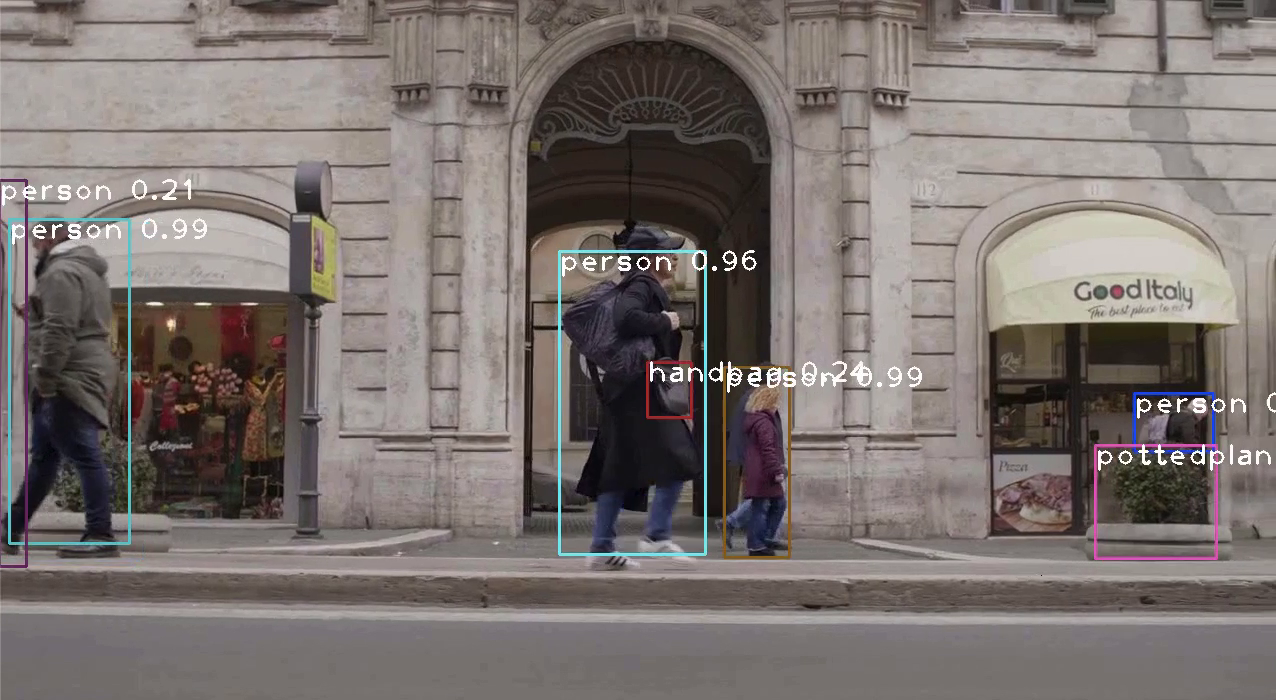
#> input picture frame 56 of Research Findings/Video_Task_UmangGoel/Screen Recording 2023-07-20 at 00.47.12.mp4, 1276 x 700 px, given in place of video.mp4, which was not available
$ jupyter execute --allow-errors task_1_Sanjith.ipynb
#> lines starting #> are read from the running program, lines starting #| are printed output that depends on the picture; after the words box and inside, x2 and y2 are one past the last pixel; in counts of white or black regions, pixels touching at a corner belong together; pictures that were not available may be replaced by others from this repository, and a replacement may not be noted
[cell 1]
# Arithmetic Operations

import cv2
import numpy as np

image1 = cv2.imread('image1.jpg')
image2 = cv2.imread('image2.jpg')

# Add Operation:
added = cv2.add(image1, image2)
added2 = cv2.addWeighted(image1, 0.5, image2, 0.4, 0)

cv2.imshow('Image 1', image1)
cv2.imshow('Image 2', image2)
cv2.imshow('add operation', added)
cv2.imshow('addWeighted', added2)
if cv2.waitKey(0):
#> (key q is pressed here)
    cv2.destroyAllWindows()

# Subtraction:

sub = cv2.subtract(image1, image2)

cv2.imshow('Image 1', image1)
cv2.imshow('Image 2', image2)
cv2.imshow('subtract operation', sub)

if cv2.waitKey(0):
#> (key q is pressed here)
    cv2.destroyAllWindows()

# Bitwise AND operation:

andOp = cv2.bitwise_and(image1, image2, mask = None)
cv2.imshow('Image 1', image1)
cv2.imshow('Image 2', image2)
cv2.imshow('Bitwise And', andOp)
cv2.waitKey(0)
if cv2.waitKey(0):
#> (key q is pressed here)
    cv2.destroyAllWindows()

# Bitwise OR operation:

cv2.imshow('Image 1', image1)
cv2.imshow('Image 2', image2)
orOp = cv2.bitwise_or(image1, image2, mask = None)
cv2.imshow('Bitwise OR', orOp)
if cv2.waitKey(0):
#> (key q is pressed here)
    cv2.destroyAllWindows()

# Bitwise NOT operation

notOp = cv2.bitwise_not(image1, mask = None)
cv2.imshow('Bitwise Not', notOp)
if cv2.waitKey(0):
#> (key q is pressed here)
    cv2.destroyAllWindows()

[cell 2]
# Geometric Transformations:

import cv2
import numpy as np

img = cv2.imread('image1.jpg')

# Scaling:

#> (the rest of this cell did not finish here and is left out)

[cell 3]
# Edge Detection

from PIL import Image, ImageFilter

#> (the rest of this cell did not finish here and is left out)

[cell 4]
# Blurring and Unblurring

import cv2
import numpy as np

image = cv2.imread('image1.jpg')

cv2.imshow('Original Image', image)
cv2.waitKey(0)

# Gaussian Blur:
#> (the rest of this cell did not finish here and is left out)

[cell 5]
# Grayscale and Threshold on each frame of a video

import cv2
import numpy as np

cap = cv2.VideoCapture('video.mp4')

while (cap.isOpened()):
    ret, frame = cap.read()
#> frame is the input picture: shape (700, 1276, 3); mean B, G, R 112.1, 115.2, 123.4
    try:
        frame = cv2.resize(frame, (540, 380), fx = 0, fy = 0,
                            interpolation = cv2.INTER_CUBIC)
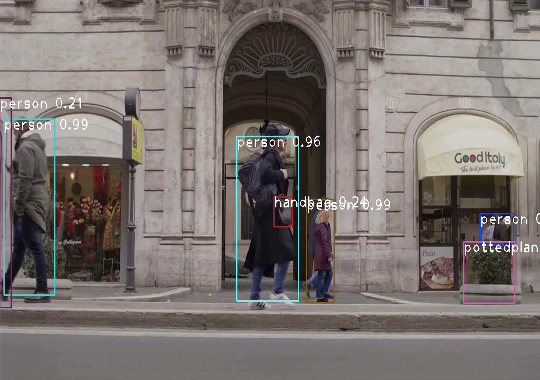
#> frame: shape (380, 540, 3); mean B, G, R 112.1, 115.2, 123.3
        cv2.imshow('Frame', frame)
        gray = cv2.cvtColor(frame, cv2.COLOR_BGR2GRAY)
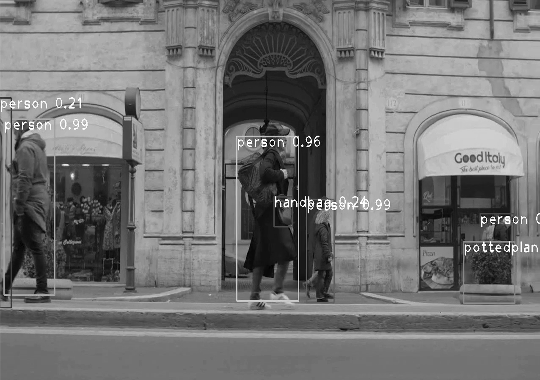
#> gray: shape (380, 540); min 0, max 255, mean 117.2
        Thresh = cv2.adaptiveThreshold(gray, 255, cv2.ADAPTIVE_THRESH_MEAN_C,
                                            cv2.THRESH_BINARY_INV, 11, 2)
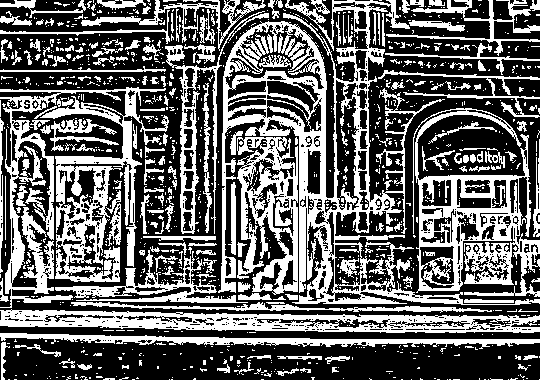
#> Thresh: shape (380, 540); 39.1% white; 1162 white regions (964 under 20 px), largest, box (x1, y1, x2, y2) and area: (218, 0, 540, 305) 17277, (0, 87, 169, 308) 11599, (412, 108, 540, 297) 8081
        cv2.imshow('Thresh', Thresh)
    except Exception as e:
        break;
    if cv2.waitKey(25) & 0xFF == ord('q'):
#> (key q is pressed here)
        break

cap.release()
cv2.destroyAllWindows()

$ run again, starting later in the video
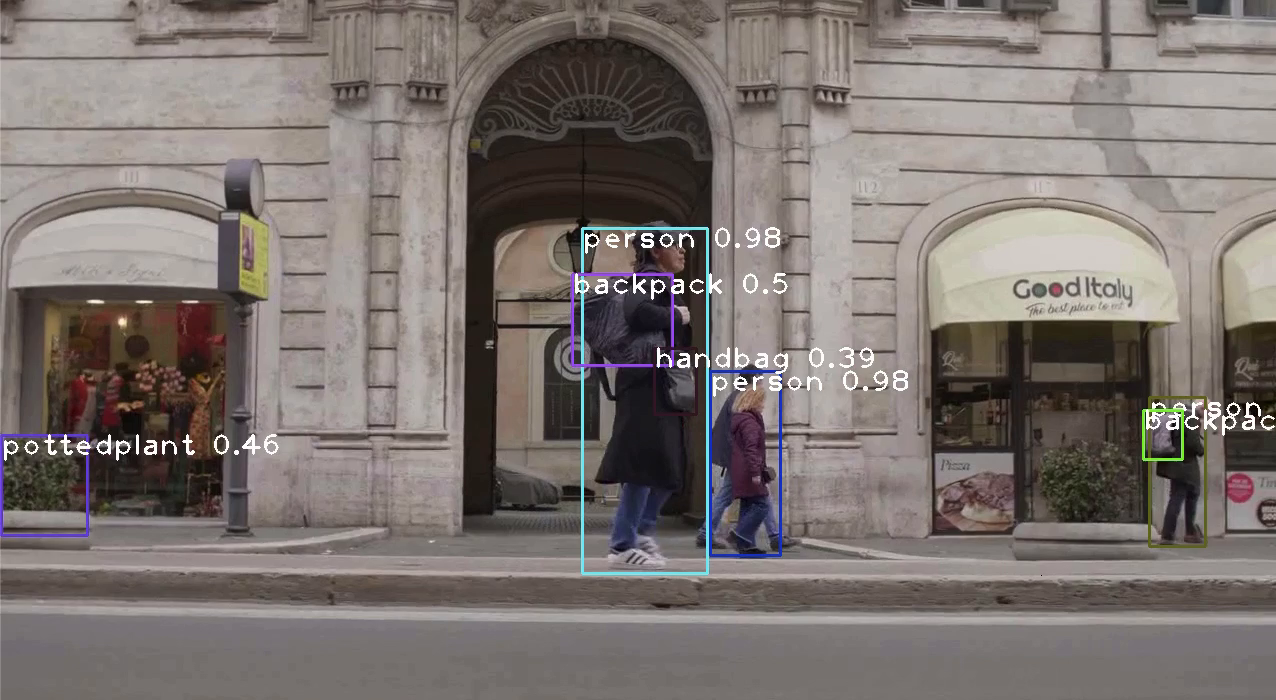
#> input picture frame 253 of Research Findings/Video_Task_UmangGoel/Screen Recording 2023-07-20 at 00.47.12.mp4, 1276 x 700 px, given in place of video.mp4, which was not available
#> frame is the input picture: shape (700, 1276, 3); mean B, G, R 112.4, 116, 124.2
#> frame: shape (380, 540, 3)
#> `gray = cv2.cvtColor(frame, cv2.COLOR_BGR2GRAY)`:
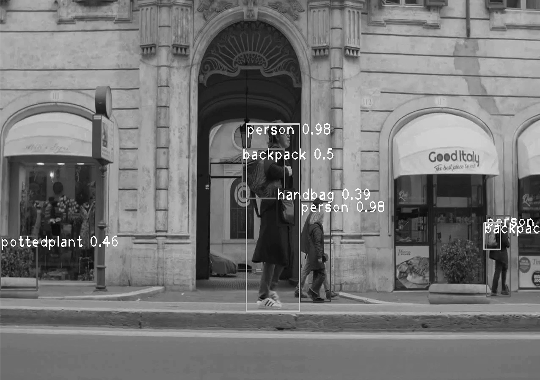
#> gray: shape (380, 540); min 0, max 255, mean 117.9
#> `Thresh = cv2.adaptiveThreshold(gray, 255, cv2.ADAPTIVE_THRESH_MEAN_C, ..`:
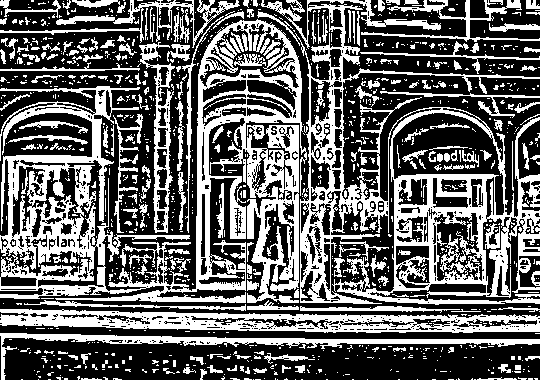
#> Thresh: shape (380, 540); 39.1% white; 1141 white regions (938 under 20 px), largest, box (x1, y1, x2, y2) and area: (0, 19, 307, 303) 26308, (257, 0, 540, 305) 19622, (0, 309, 540, 333) 7057

$ run again, starting later in the video
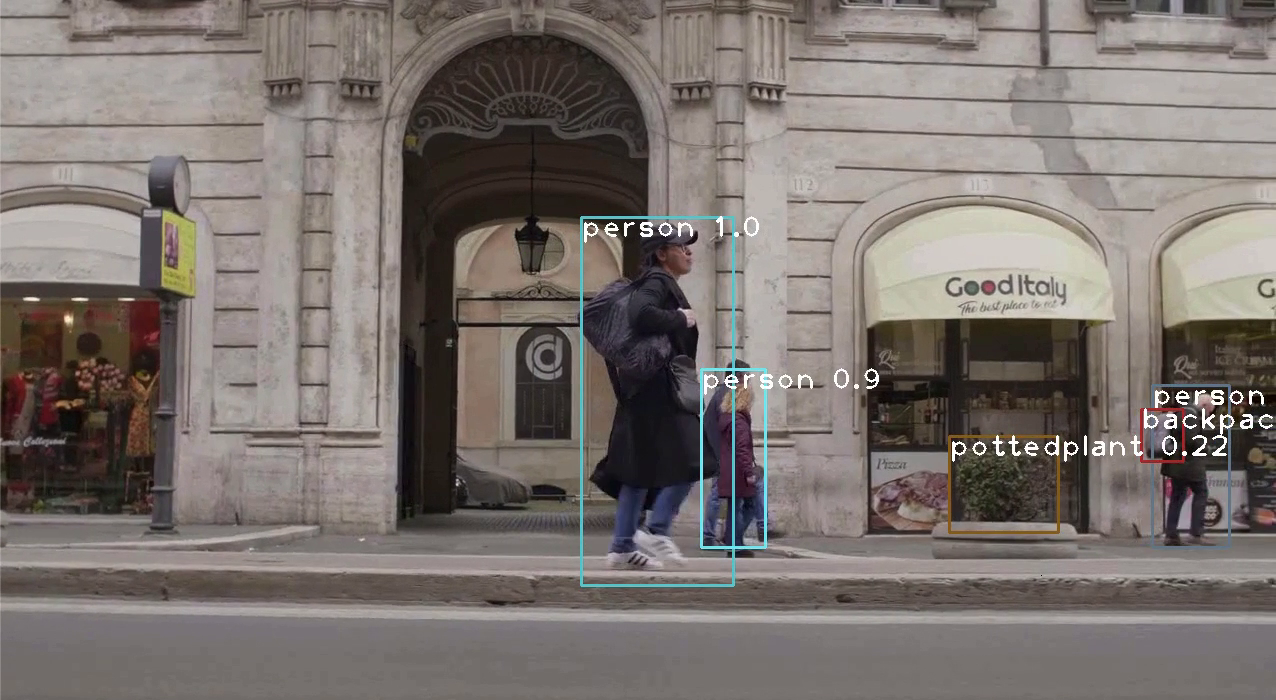
#> input picture frame 451 of Research Findings/Video_Task_UmangGoel/Screen Recording 2023-07-20 at 00.47.12.mp4, 1276 x 700 px, given in place of video.mp4, which was not available
#> frame is the input picture: shape (700, 1276, 3); mean B, G, R 111, 115.3, 123.2
#> frame: shape (380, 540, 3)
#> `gray = cv2.cvtColor(frame, cv2.COLOR_BGR2GRAY)`:
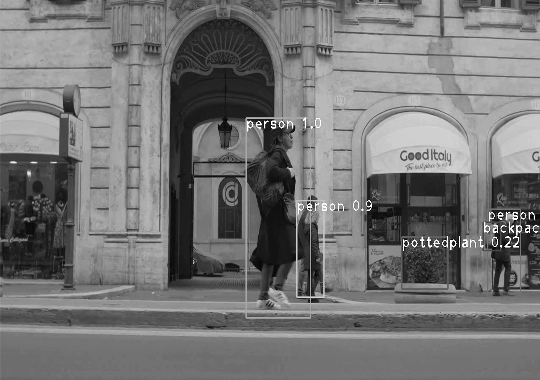
#> gray: shape (380, 540); min 0, max 255, mean 117.1
#> `Thresh = cv2.adaptiveThreshold(gray, 255, cv2.ADAPTIVE_THRESH_MEAN_C, ..`:
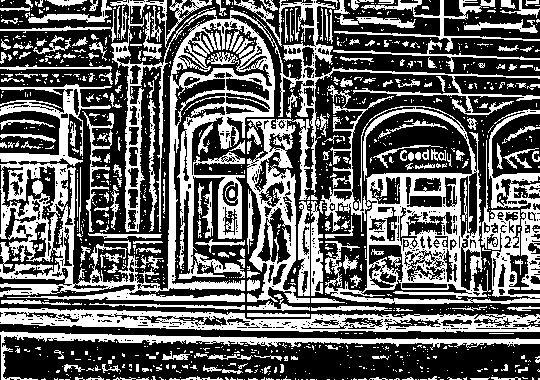
#> Thresh: shape (380, 540); 38.8% white; 1246 white regions (1023 under 20 px), largest, box (x1, y1, x2, y2) and area: (0, 0, 540, 302) 22838, (321, 85, 540, 304) 12658, (0, 308, 540, 333) 6617
